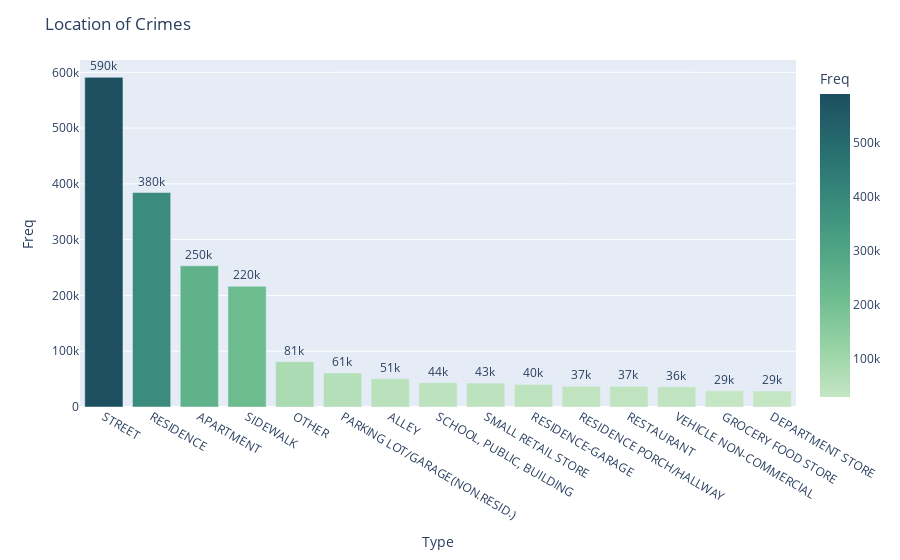

Notebook source saved alongside this figure:
### Markdown cell above
4. __Where does crimes happens the most?__

### Code cell
plot_counts(c_crime_df["Location Description"], "Location of Crimes")

### Figure 1 — Plotly figure (JSON) as saved in the notebook; plotly's stock layout.template omitted (floating-point values rounded to 4 significant figures)
{"data": [{"alignmentgroup": "True", "hovertemplate": "Type=%{x}<br>Freq=%{marker.color}<extra></extra>", "legendgroup": "", "marker": {"color": [590954, 384471, 253114, 216275, 81243, 61109, 50652, 43678, 42803, 40478, 37178, 37078, 36380, 29030, 28605], "coloraxis": "coloraxis", "pattern": {"shape": ""}}, "name": "", "offsetgroup": "", "orientation": "v", "showlegend": false, "text": [590954, 384471, 253114, 216275, 81243, 61109, 50652, 43678, 42803, 40478, 37178, 37078, 36380, 29030, 28605], "textposition": "outside", "texttemplate": "%{text:.2s}", "type": "bar", "x": ["STREET", "RESIDENCE", "APARTMENT", "SIDEWALK", "OTHER", "PARKING LOT/GARAGE(NON.RESID.)", "ALLEY", "SCHOOL, PUBLIC, BUILDING", "SMALL RETAIL STORE", "RESIDENCE-GARAGE", "RESIDENCE PORCH/HALLWAY", "RESTAURANT", "VEHICLE NON-COMMERCIAL", "GROCERY FOOD STORE", "DEPARTMENT STORE"], "xaxis": "x", "y": [590954, 384471, 253114, 216275, 81243, 61109, 50652, 43678, 42803, 40478, 37178, 37078, 36380, 29030, 28605], "yaxis": "y"}], "layout": {"barmode": "relative", "coloraxis": {"colorbar": {"title": {"text": "Freq"}}, "colorscale": [[0, "rgb(196, 230, 195)"], [0.1667, "rgb(150, 210, 164)"], [0.3333, "rgb(109, 188, 144)"], [0.5, "rgb(77, 162, 132)"], [0.6667, "rgb(54, 135, 122)"], [0.8333, "rgb(38, 107, 110)"], [1, "rgb(29, 79, 96)"]]}, "legend": {"tracegroupgap": 0}, "margin": {"t": 60}, "title": {"text": "Location of Crimes"}, "uniformtext": {"minsize": 8, "mode": "hide"}, "xaxis": {"anchor": "y", "domain": [0, 1], "title": {"text": "Type"}}, "yaxis": {"anchor": "x", "domain": [0, 1], "title": {"text": "Freq"}}}}
